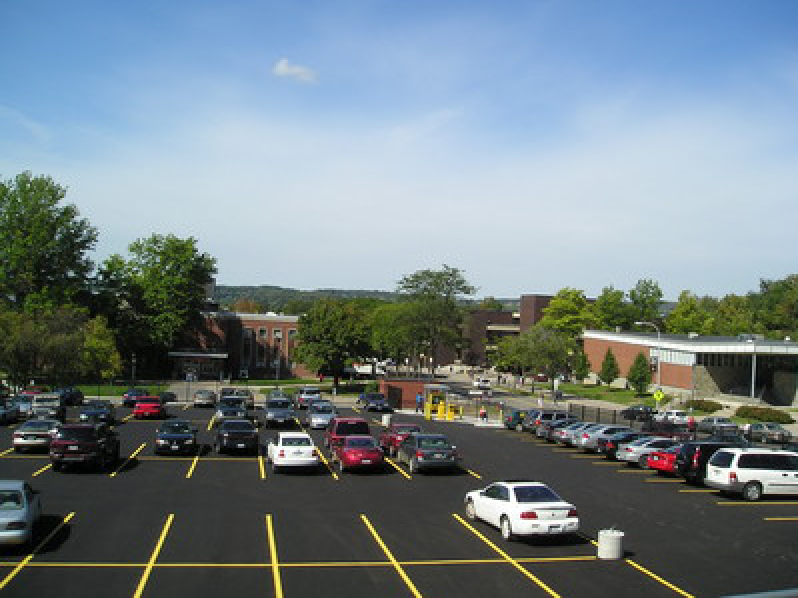
#> input picture parking_lot/experiments/tree_lot.png, 798 x 598 px
$ python hough.py
#> lines starting #> are read from the running program, lines starting #| are printed output that depends on the picture; after the words box and inside, x2 and y2 are one past the last pixel; in counts of white or black regions, pixels touching at a corner belong together
import cv2
import numpy as np

img = cv2.imread("../tree_lot.png")
#> img is the input picture: shape (598, 798, 3); mean B, G, R 135, 129.5, 115.8
gray = cv2.cvtColor(img, cv2.COLOR_BGR2GRAY)
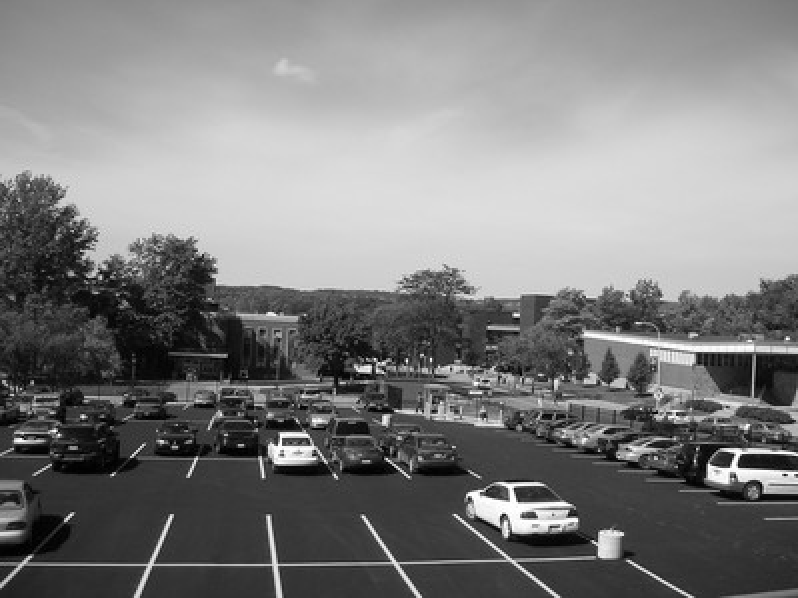
#> gray: shape (598, 798); min 0, max 255, mean 126
kernel_size = 5
# blur_gray = cv2.GaussianBlur(gray, (kernel_size, kernel_size), 0)


blur_gray = cv2.GaussianBlur(src=gray, ksize=(5, 5), sigmaX=0)
cv2.imshow("blur", blur_gray)
edges = cv2.Canny(blur_gray, 50, 150, apertureSize=3)
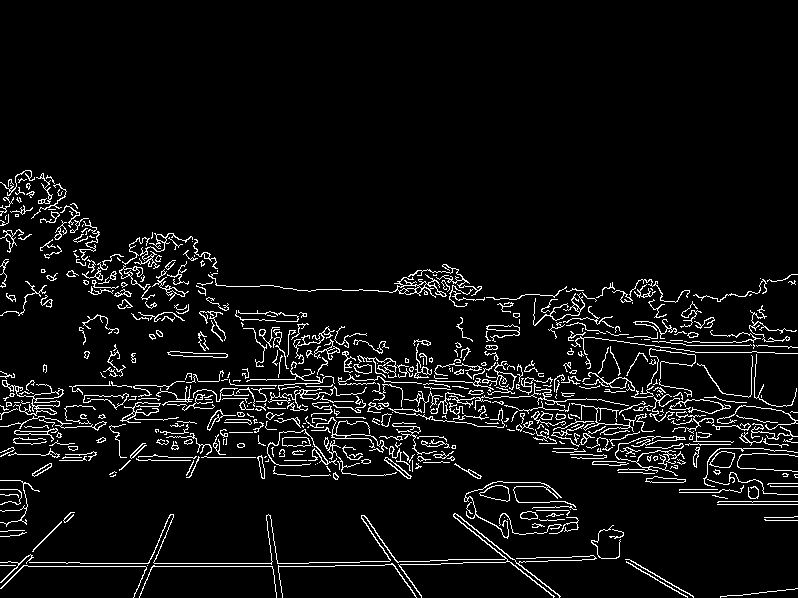
#> edges: shape (598, 798); 5.9% white in thin lines or dots, all inside (x1, y1, x2, y2) = (0, 170, 798, 598)
cv2.imshow("canny", edges)
lines = cv2.HoughLinesP(image=edges, rho=1, theta=np.pi/180, threshold=80, minLineLength=15, maxLineGap=5)
#> lines = 504 rows, first 6: [152, 566, 334, 566], [535, 414, 581, 415], [3, 454, 86, 454], [517, 370, 536, 370], [235, 385, 283, 385], [247, 380, 282, 379]
print(lines)
#> (printed output is left out)
for x1,y1,x2,y2 in lines[0]:
    cv2.line(img,(x1,y1),(x2,y2),(0,255,0),2)
#> this loop made 1 pass
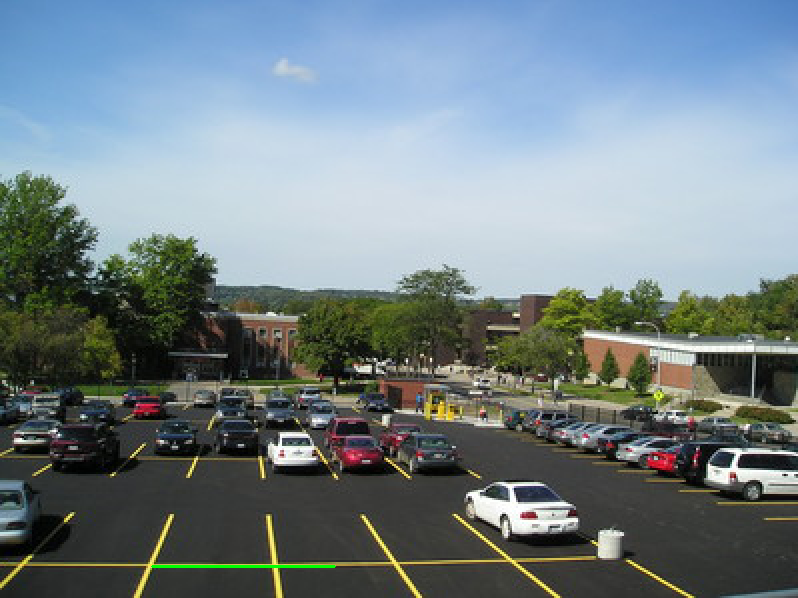
#> img: shape (598, 798, 3); 0.12% of pixels changed, all inside (x1, y1, x2, y2) = (151, 565, 336, 568)


cv2.imshow("hough", img)
cv2.waitKey(0)

$ run again, with parking_lot/experiments/parking_lot.png copied over parking_lot/experiments/tree_lot.png
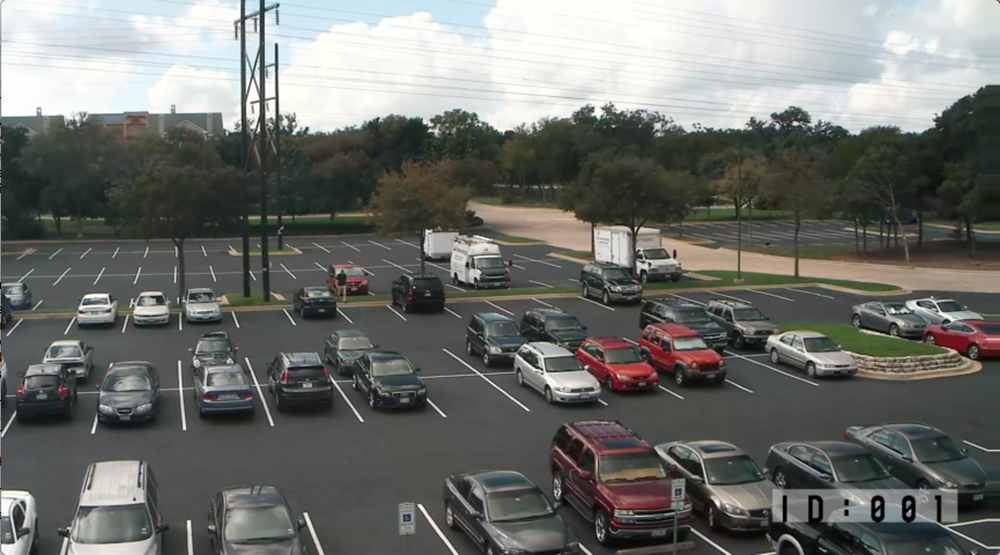
#> input picture parking_lot/experiments/parking_lot.png, 1000 x 555 px, shrunk from 1730 x 960 before the run
#> img is the input picture: shape (555, 1000, 3); mean B, G, R 108.5, 112.7, 110.7
#> `gray = cv2.cvtColor(img, cv2.COLOR_BGR2GRAY)`:
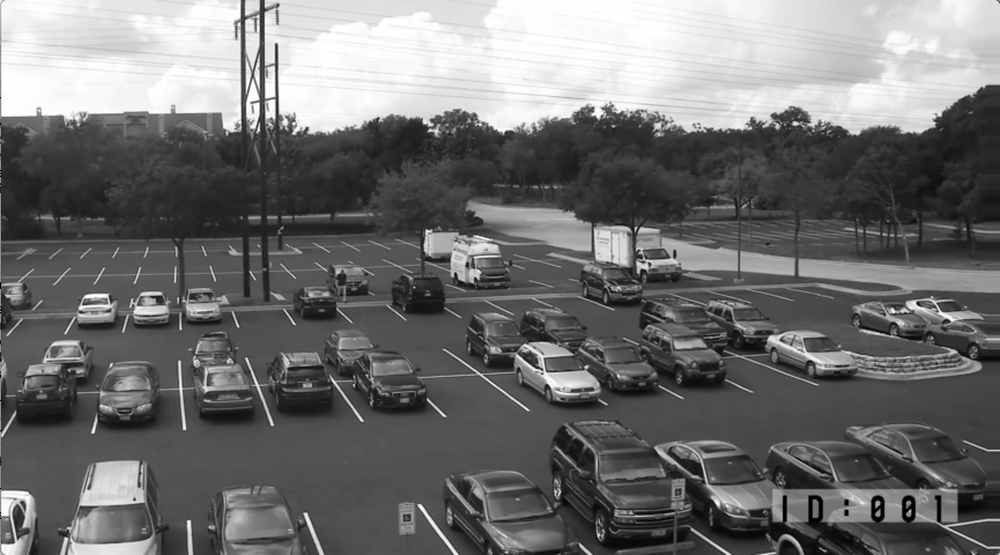
#> gray: shape (555, 1000); min 0, max 255, mean 111.6
#> `edges = cv2.Canny(blur_gray, 50, 150, apertureSize=3)`:
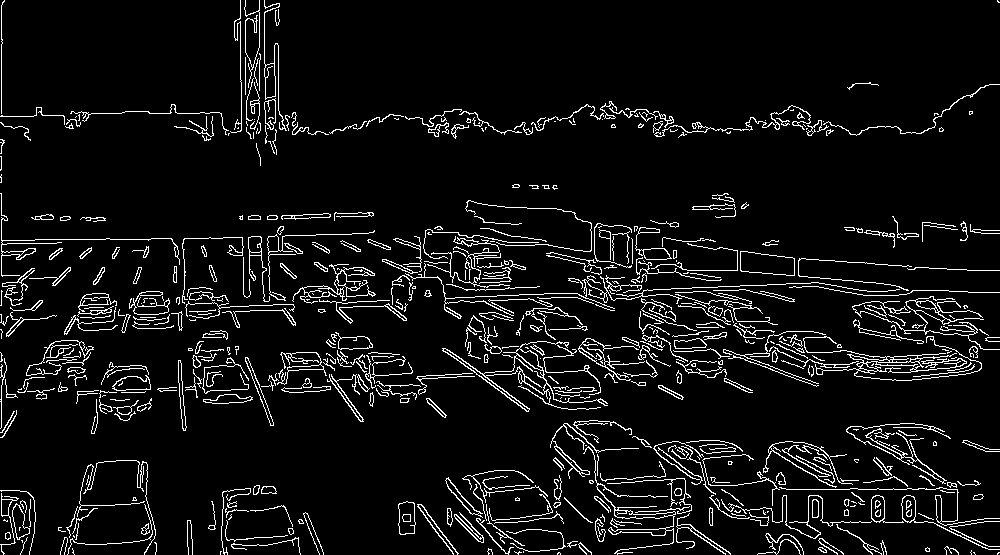
#> edges: shape (555, 1000); 6.7% white in thin lines or dots
#> lines = 577 rows, first 6: [1, 305, 1, 290], [1, 123, 1, 5], [744, 356, 777, 356], [105, 316, 130, 315], [856, 361, 935, 363], [483, 300, 507, 300]
#> (printed output is left out)
#> the loop `for x1,y1,x2,y2 in lines[0]:` made 1 pass
